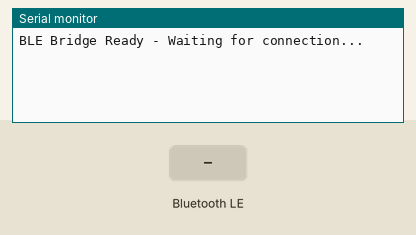
This sketch was run on a simulated ESP32. Parts: the last lines printed to the serial monitor. The test bench sets the inputs (shaded band). Nothing arrives over Bluetooth unless stated; a phone connects over Bluetooth LE 3 s after start.

Above: at 1.2 s.
1.3 s: Bluetooth LE write "1" received
At 2.4 s:
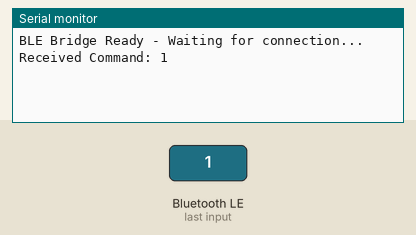
4.3 s: Bluetooth LE write "0" received
At 4.7 s:
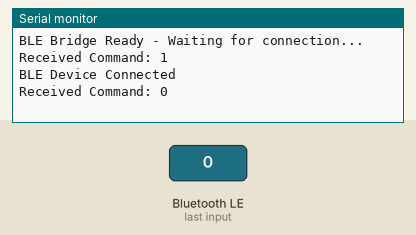
5.8 s: Bluetooth LE write "2" received
At 7.1 s:
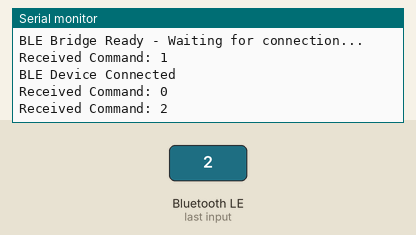

Measured:
- after the input at 1.3 s, the serial monitor: prints a new line after 0.05 s (image 1)
- after the input at 4.3 s, the serial monitor: prints a new line after 0.05 s (image 2)
- after the input at 5.8 s, the serial monitor: prints a new line after 0.05 s (image 3)

The sketch:

ble_bridge.ino
```cpp
#include <BLEDevice.h>
#include <BLEServer.h>
#include <BLEUtils.h>
#include <BLE2902.h>
#include <BLESecurity.h>
#include <HardwareSerial.h>

// Optional pairing: set REQUIRE_PASSKEY to 1 and choose your own 6-digit
// passkey. The browser then asks the operating system to pair, and only a
// device that enters the passkey can drive the car. Leave it at 0 for open
// classroom use (any nearby device can connect while the car is free).
#define REQUIRE_PASSKEY 0
#define PASSKEY 123456

// Use UART2 on different pins (GPIO16=RX, GPIO17=TX)
HardwareSerial SerialPort(2);

// BLE Setup
BLEServer* pServer = NULL;
BLECharacteristic* pCharacteristic = NULL;
bool deviceConnected = false;
bool oldDeviceConnected = false;

#define SERVICE_UUID        "4fafc201-1fb5-459e-8fcc-c5c9c331914b"
#define CHARACTERISTIC_UUID "beb5483e-36e1-4688-b7f5-ea07361b26a8"

class MyServerCallbacks: public BLEServerCallbacks {
    void onConnect(BLEServer* pServer) {
      deviceConnected = true;
      Serial.println("BLE Device Connected");
    };

    void onDisconnect(BLEServer* pServer) {
      deviceConnected = false;
      // Stop the car at once instead of letting it run on its last command.
      // (The Arduino's own watchdog stops it too if this byte is lost.)
      SerialPort.print('s');
      SerialPort.flush();
      Serial.println("BLE Device Disconnected - sent stop");
    }
};

class MyCallbacks: public BLECharacteristicCallbacks {
    void onWrite(BLECharacteristic *pCharacteristic) {
      String rxValue = pCharacteristic->getValue().c_str();

      if (rxValue.length() > 0) {
        Serial.print("Received Command: ");
        Serial.println(rxValue.c_str());

        // Forward to Arduino: single characters (f, b, l, r, s) or an analog
        // joystick command such as "J60,-40\n", which the Arduino parses.
        SerialPort.print(rxValue.c_str());
        SerialPort.flush(); // Ensure data is sent
      }
    }
};

void setup() {
  Serial.begin(115200);
  SerialPort.begin(9600, SERIAL_8N1, 16, 17); // RX=16, TX=17

  BLEDevice::init("Arduino-BLE-Bridge");
  pServer = BLEDevice::createServer();
  pServer->setCallbacks(new MyServerCallbacks());

  BLEService *pService = pServer->createService(SERVICE_UUID);
  pCharacteristic = pService->createCharacteristic(
                      CHARACTERISTIC_UUID,
                      BLECharacteristic::PROPERTY_WRITE
                    );

#if REQUIRE_PASSKEY
  // Writes need an encrypted, authenticated (passkey) link.
  pCharacteristic->setAccessPermissions(ESP_GATT_PERM_WRITE_ENC_MITM);
  // The ESP32 has no screen or keypad, so it acts as "display only" with a
  // fixed passkey; the phone or computer asks the user to type it.
  BLESecurity *pSecurity = new BLESecurity();
  pSecurity->setPassKey(true, PASSKEY);
  pSecurity->setCapability(ESP_IO_CAP_OUT);
  pSecurity->setAuthenticationMode(true, true, true); // bonding, MITM protection, Secure Connections
#endif

  pCharacteristic->setCallbacks(new MyCallbacks());
  pService->start();

  BLEAdvertising *pAdvertising = BLEDevice::getAdvertising();
  pAdvertising->addServiceUUID(SERVICE_UUID);
  pAdvertising->setScanResponse(false);
  pAdvertising->setMinPreferred(0x0);
  BLEDevice::startAdvertising();
  Serial.println("BLE Bridge Ready - Waiting for connection...");
}

void loop() {
  if (!deviceConnected && oldDeviceConnected) {
    delay(500);
    pServer->startAdvertising();
    Serial.println("Restarting BLE Advertising");
    oldDeviceConnected = deviceConnected;
  }
  if (deviceConnected && !oldDeviceConnected) {
    oldDeviceConnected = deviceConnected;
  }

  delay(10);
}
```
